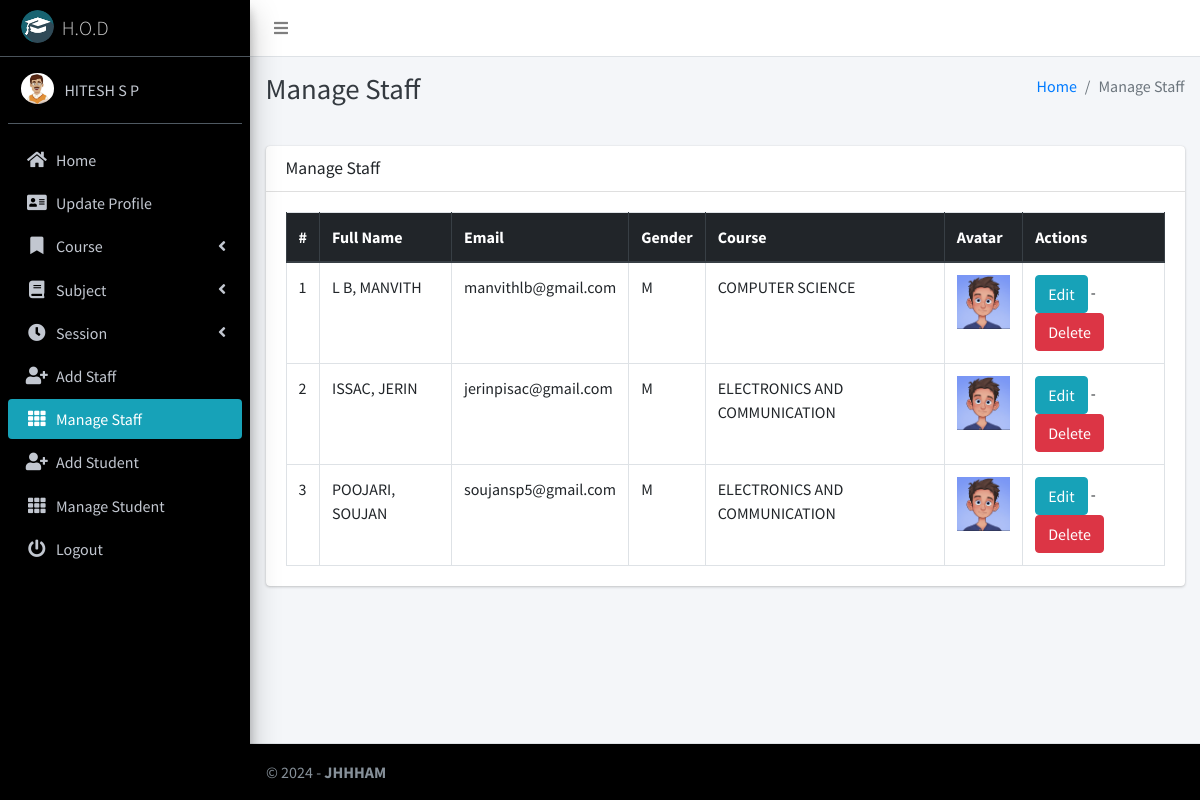
Page /staff/manage/ (signed in) on the committed database.
### main_app/models.py (models this page shows, shortened)
class CustomUser(AbstractUser):
    USER_TYPE = ((1, "HOD"), (2, "Staff"), (3, "Student"))
    GENDER = [("M", "Male"), ("F", "Female")]
    username = None  # Removed username, using email instead
    email = models.EmailField(unique=True)
    user_type = models.CharField(default=1, choices=USER_TYPE, max_length=1)
    gender = models.CharField(max_length=1, choices=GENDER)
    profile_pic = models.ImageField()
    address = models.TextField()
    fcm_token = models.TextField(default="")  # For firebase notifications
    created_at = models.DateTimeField(auto_now_add=True)
    updated_at = models.DateTimeField(auto_now=True)
    USERNAME_FIELD = "email"
    REQUIRED_FIELDS = []
    objects = CustomUserManager()

class Staff(models.Model):
    course = models.ForeignKey(Course, on_delete=models.DO_NOTHING, null=True, blank=False)
    admin = models.OneToOneField(CustomUser, on_delete=models.CASCADE)

class Course(models.Model):
    name = models.CharField(max_length=120)
    created_at = models.DateTimeField(auto_now_add=True)
    updated_at = models.DateTimeField(auto_now=True)

### main_app/hod_views.py (the view)
# urls.py: path("staff/manage/", hod_views.manage_staff, name='manage_staff'),
def manage_staff(request):
    allStaff = CustomUser.objects.filter(user_type=2)
    context = {
        'allStaff': allStaff,
        'page_title': 'Manage Staff'
    }
    return render(request, "hod_template/manage_staff.html", context)

### main_app/templates/hod_template/manage_staff.html
{% extends 'main_app/base.html' %}
{% load static %}
{% block page_title %}{{page_title}}{% endblock page_title %}
{% block content %}
<section class="content">
    <div class="container-fluid">
        <div class="row">
            <div class="col-md-12">
                <div class="card">
                    <div class="card-header">
                        <h3 class="card-title">{{page_title}}</h3>
                    </div>
                    <div class="card-body">
                        <table id="example2" class="table table-bordered table-hover">
                            <thead class="thead-dark">
                                <tr>
                                    <th>#</th>
                                    <th>Full Name</th>
                                    <th>Email</th>
                                    <th>Gender</th>
                                    <th>Course</th>
                                    <th>Avatar</th>
                                    <th>Actions</th>
                                </tr>
                            </thead>
                            <tbody>
                                {% for staff in allStaff %}
                                <tr>
                                    <td>{{ forloop.counter }}</td>
                                    <td>{{staff.last_name}}, {{staff.first_name}}</td>
                                    <td>{{staff.email}}</td>
                                    <td>{{staff.gender}}</td>
                                    <td>{{staff.staff.course.name}}</td>
                                    <td>
                                        {% if staff.profile_pic == ""  %}
                                        No Image
                                        {% else %}
                                        <img class="img img-fluid mb-2" height="56" width="56"
                                            src="{{staff.profile_pic}}" alt="">
                                        {% endif %}
                                    </td>
                                    <td>
                                        <a href="{% url 'edit_staff' staff.staff.id %}" class="btn btn-info">Edit</a> -
                                        <a href="{% url 'delete_staff' staff.staff.id %}" class="btn btn-danger" onclick="return confirm('Are you sure about this ?')">Delete</a>
                                    </td>
                                </tr>
                                {% endfor %}
                            </tbody>
                        </table>
                    </div>
                </div>
            </div>
        </div>
    </div>
</section>
{% endblock content %}

### main_app/templates/main_app/sidebar_template.html (shortened to what this page needs)
{% load static %}
<aside class="main-sidebar sidebar-dark-info elevation-4" style = "background:black">
    {% if request.user.user_type == '1' %}
    <a href="{% url 'admin_home' %}" class="brand-link" style = "background:black">
        <img src="{% static 'dist/img/cmsl.png' %} " alt="AdminLTE Logo"
            class="brand-image img-circle elevation-3" >
        <span class="brand-text font-weight-light">H.O.D</span>
    </a>
    <div class="sidebar" style = "background:black">
        <div class="user-panel mt-3 pb-3 mb-3 d-flex">
            <div class="image">
                <img src="{{ request.user.profile_pic}}" class="img-circle elevation-2" alt="User Image">
            </div>
            <div class="info">
                <a href="#" class="d-block">{{ user.first_name }} {{ user.last_name }}</a>
            </div>
        </div>
        <nav class="mt-2">
            <ul class="nav nav-pills nav-sidebar flex-column" data-widget="treeview" role="menu" data-accordion="false">
                <li class="nav-item">
                    {% url 'admin_home' as admin_home %}
                    <a href="{{admin_home}}" class="nav-link {% if admin_home == request.path %} active {% endif %}">
                        <i class="nav-icon fas fa-home"></i>
                        <p>
                            Home
                        </p>
                    </a>
                </li>
                <li class="nav-item">
                    {% url 'admin_view_profile' as admin_view_profile %}
                    <a href="{{admin_view_profile}}"
                        class="nav-link {% if admin_view_profile == request.path %} active {% endif %}">
                        <i class="nav-icon fas fa-address-card"></i>
                        <p>
                            Update Profile
                        </p>
                    </a>
                </li>
                <li class="nav-item has-treeview">
                    <a href="#" class="nav-link">
                        <i class="nav-icon fas fa-bookmark"></i>
                        <p>
                            Course
                            <i class="fas fa-angle-left right"></i>
                        </p>
                    </a>
                </li>
                <li class="nav-item has-treeview">
                    <a href="#" class="nav-link">
                        <i class="nav-icon fas fa-book"></i>
                        <p>
                            Subject
                            <i class="fas fa-angle-left right"></i>
                        </p>
                    </a>
                </li>
                <li class="nav-item has-treeview">
                    <a href="#" class="nav-link">
                        <i class="nav-icon fas fa-clock"></i>
                        <p>
                            Session
                            <i class="fas fa-angle-left right"></i>
                        </p>
                    </a>
                </li>
                <li class="nav-item">
                    {% url 'add_staff' as add_staff %}
                    <a href="{{add_staff}}" class="nav-link {% if add_staff == request.path %} active {% endif %}">
                        <i class="nav-icon fas fa-user-plus"></i>
                        <p>
                            Add Staff
                        </p>
                    </a>
                </li>
                <li class="nav-item">
                    {% url 'manage_staff' as manage_staff %}
                    {% url 'edit_staff' staff_id as edit_staff %}
                    <a href="{{manage_staff}}"
                        class="nav-link {% if manage_staff == request.path or request.path == edit_staff %} active {% endif %}">
                        <i class="nav-icon fas fa-th"></i>
                        <p>
                            Manage Staff
                        </p>
                    </a>
                </li>
                <li class="nav-item">
                    {% url 'add_student' as add_student%}
                    <a href="{{add_student}}" class="nav-link  {% if add_student == request.path %} active {% endif %}">
                        <i class="nav-icon fas fa-user-plus"></i>
                        <p>
                            Add Student
                        </p>
                    </a>
                </li>
                <li class="nav-item">
                    {% url 'manage_student' as manage_student %}
                    {% url 'edit_student' student_id as edit_student %}
                    <a href="{{manage_student}}"
                        class="nav-link  {% if edit_student == request.path or manage_student == request.path %} active {% endif %}">
                        <i class="nav-icon fas fa-th"></i>
                        <p>
                            Manage Student
                        </p>
                    </a>
                </li>
                                        {% endif %}
                                        <li class="nav-item">
                                            <a href="{% url 'user_logout' %}"
                                                onclick="return confirm('Your session would be terminated.\n\nProceed?')"
                                                class="nav-link">
                                                <i class="nav-icon fas fa-power-off"></i>
                                                <p>
                                                    Logout
                                                </p>
                                            </a>
                                        </li>
                                    </ul>
                                </div>
</aside>

### rows in the picture
CustomUser: user.profile_pic (picture), first_name "HITESH", last_name "S P"
CustomUser: last_name "L B", first_name "MANVITH", email "manvithlb@gmail.com", gender "M", staff.course.name "COMPUTER SCIENCE", profile_pic (picture)
CustomUser: last_name "ISSAC", first_name "JERIN", email "jerinpisac@gmail.com", gender "M", staff.course.name "ELECTRONICS AND COMMUNICATION", profile_pic (picture)
CustomUser: last_name "POOJARI", first_name "SOUJAN", email "soujansp5@gmail.com", gender "M", staff.course.name "ELECTRONICS AND COMMUNICATION", profile_pic (picture)

### other values in the picture
{{ page_title }} "Manage Staff"
